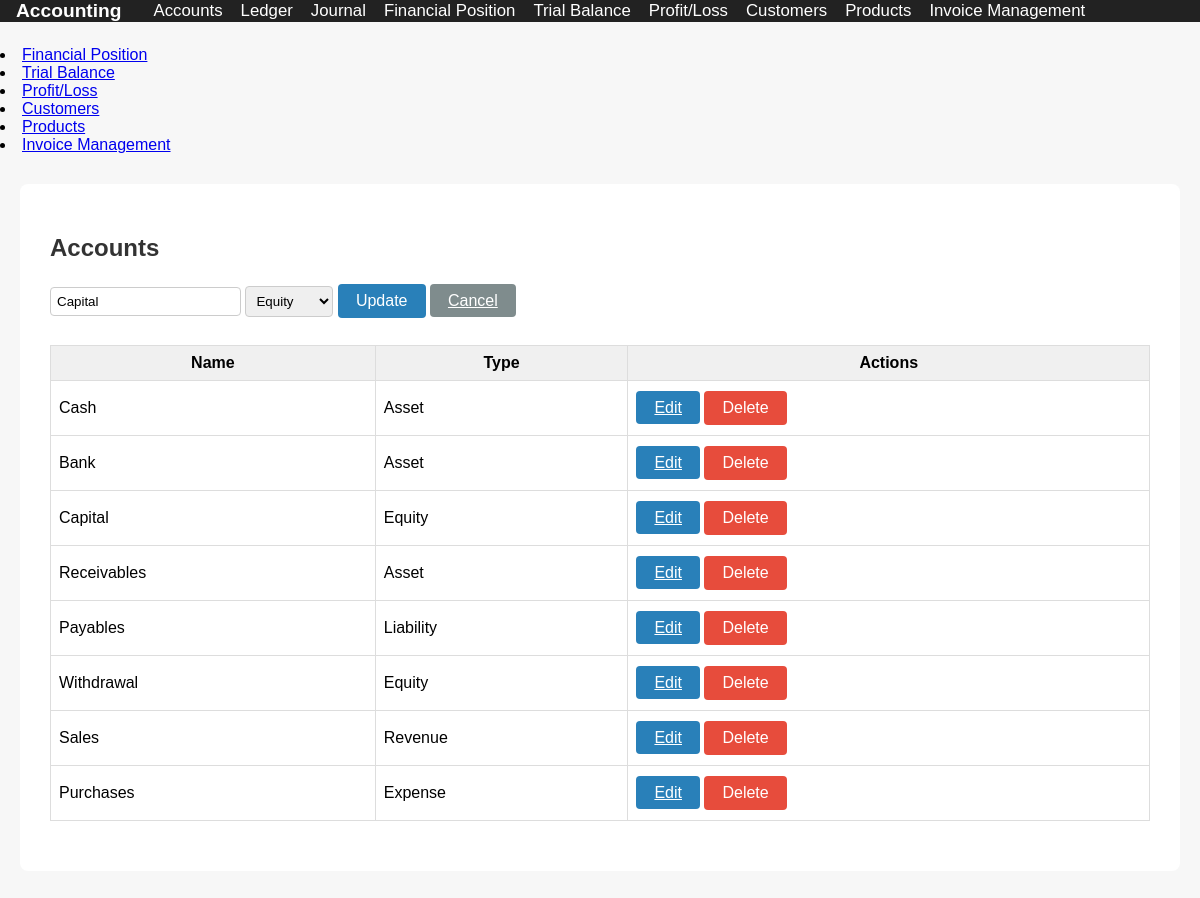
The page /accounts.php?edit=3 on the database its author committed.
### tables this page shows
CREATE TABLE IF NOT EXISTS accounts (
    id INT AUTO_INCREMENT PRIMARY KEY,
    name VARCHAR(100) NOT NULL,
    type ENUM('Asset','Liability','Equity','Revenue','Expense') NOT NULL
);

### accounts.php (the view, shortened to what this page needs)
<?php
include 'db.php';
$accounts = $mysqli->query("SELECT * FROM accounts ORDER BY id");
$edit = null;
if (isset($_GET['edit'])) {
    $eid = (int)$_GET['edit'];
    $edit = $mysqli->query("SELECT * FROM accounts WHERE id=$eid")->fetch_assoc();
}
?>
<!DOCTYPE html>
<html>
<head>
    <link rel="stylesheet" href="style.css">
</head>
<body>
<?php include 'nav.php'; ?>
<div class="container">
    <h2>Accounts</h2>
    <form method="post" style="margin-bottom:20px;">
        <input type="text" name="name" placeholder="Account Name" required value="<?= $edit['name'] ?? '' ?>">
        <select name="type" required>
            <?php foreach(['Asset','Liability','Equity','Revenue','Expense'] as $t): ?>
                <option value="<?= $t ?>" <?= (isset($edit['type']) && $edit['type']==$t)?'selected':'' ?>><?= $t ?></option>
            <?php endforeach; ?>
        </select>
        <?php if ($edit): ?>
            <button class="btn btn-blue" name="edit">Update</button>
            <a href="accounts.php" class="btn btn-gray">Cancel</a>
        <?php else: ?>
            <button class="btn btn-green" name="add">Add Account</button>
        <?php endif; ?>
    </form>
    <table class="table">
        <tr><th>Name</th><th>Type</th><th>Actions</th></tr>
        <?php while($a = $accounts->fetch_assoc()): ?>
        <tr>
            <td><?= htmlspecialchars($a['name']) ?></td>
            <td><?= $a['type'] ?></td>
            <td>
                <a href="?edit=<?= $a['id'] ?>" class="btn btn-blue">Edit</a>
                <form method="post" style="display:inline;">
                    <button class="btn btn-red" name="delete" onclick="return confirm('Delete this account?')">Delete</button>
                </form>
            </td>
        </tr>
        <?php endwhile; ?>
    </table>
</div>
</body>
</html>

### style.css (style rules this page uses)
body { font-family: Arial, sans-serif; background: #f7f7f7; margin: 0; }
.container { max-width: 1100px; margin: 30px auto; background: #fff; padding: 30px; border-radius: 8px; }
h1, h2 { color: #333; }
button, .btn { border: none; border-radius: 4px; padding: 8px 18px; font-size: 1rem; cursor: pointer; margin: 2px 0; }
.btn-red { background: #e74c3c; color: #fff; }
.btn-blue { background: #2980b9; color: #fff; }
.btn-gray { background: #7f8c8d; color: #fff; }
input, select, textarea { padding: 6px; border: 1px solid #ccc; border-radius: 4px; margin-bottom: 8px; }
.table { width: 100%; border-collapse: collapse; margin-bottom: 20px; }
.table th, .table td { border: 1px solid #ddd; padding: 8px; }
.table th { background: #f0f0f0; }

### rows shown on the page
accounts: name "Capital", type "Equity"
accounts: name "Cash", type "Asset"
accounts: name "Bank", type "Asset"
accounts: name "Receivables", type "Asset"
accounts: name "Payables", type "Liability"
accounts: name "Withdrawal", type "Equity"
accounts: name "Sales", type "Revenue"
accounts: name "Purchases", type "Expense"
